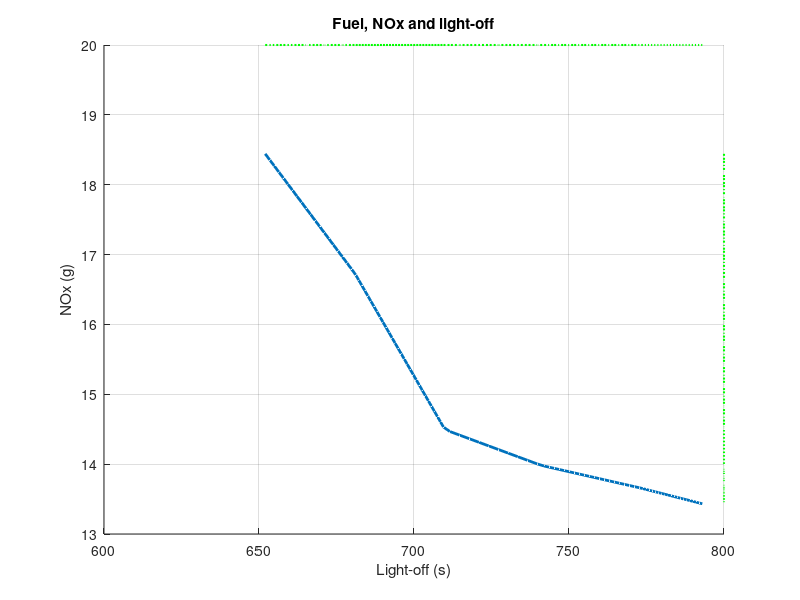
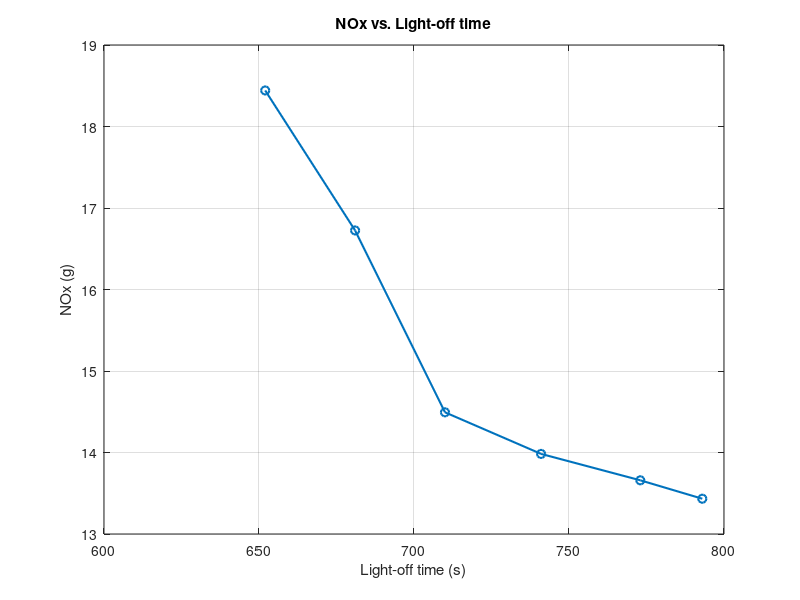

The MATLAB script that drew these images, in order:
% NAME: LO_vs_NOx_tradeoff
%
% PURPOSE: Print a 3D figure with the trade-off presented.
%
% OTHER FILES REQUIRED:
%   .m files:
%       none
%
%   .mat files:
%       none
%
% SUBFUNCTIONS:
%   none
%
% Author: Hampus Andersson and Fredrik Andersson
% May 2018; Last revision: 04-June-2018

%------------- BEGIN CODE --------------

% Data from several runs
Beta = [0, 0.2, 0.5, 0.6, 0.8, 1];
NOx = [18.4422, 16.7245, 14.493, 13.9827, 13.659, 13.4328];
fuel = [1002, 944, 787, 774, 662, 654];
LO  = [652, 681, 710, 741, 773, 793];

% Dense up data
N = 100;
data_grid = linspace(0, 1, N);
NOx2 = interp1(Beta, NOx, data_grid, 'linear');
fuel2= interp1(Beta, fuel, data_grid,'linear');
LO2 = interp1(Beta, LO, data_grid,   'linear');

% Plot
figure(); hold on;
plot3(LO2,NOx2,fuel2,'LineWidth', 2)

plot3(LO2,NOx2,600.*ones(1,N),'g:','LineWidth',1.5);
plot3(LO2,20.*ones(1,N), fuel2,'g:','LineWidth',1.5);
plot3(800.*ones(1,N), NOx2, fuel2,'g:','LineWidth',1.5);

grid on;
title('Fuel, NOx and light-off');
xlabel('Light-off (s)');
ylabel('NOx (g)');
zlabel('Fuel (g)');

%% Plot 2D
figure;
plot(LO,NOx, '-o', 'LineWidth', 1.5);
grid on;
title('NOx vs. Light-off time');
ylabel('NOx (g)');
xlabel('Light-off time (s)');


%------------- END OF CODE --------------
